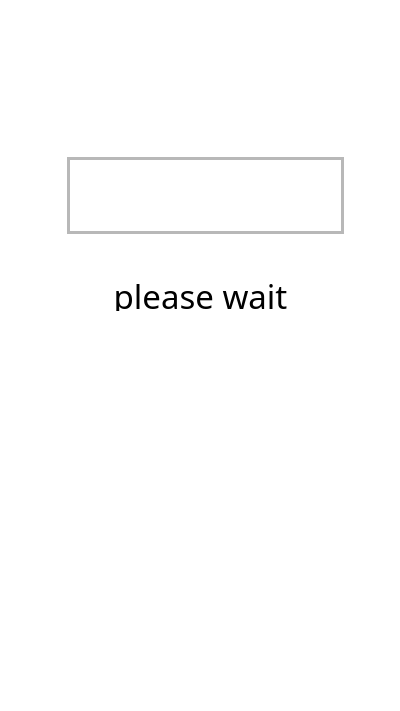
<?xml version="1.0" encoding="UTF-8"?>
<ui version="4.0">
 <class>Form</class>
 <widget class="QWidget" name="Form">
  <property name="geometry">
   <rect>
    <x>0</x>
    <y>0</y>
    <width>400</width>
    <height>711</height>
   </rect>
  </property>
  <property name="windowTitle">
   <string>Form</string>
  </property>
  <property name="autoFillBackground">
   <bool>false</bool>
  </property>
  <property name="styleSheet">
   <string notr="true">background:transparent;</string>
  </property>
  <widget class="QLabel" name="label">
   <property name="geometry">
    <rect>
     <x>60</x>
     <y>150</y>
     <width>291</width>
     <height>91</height>
    </rect>
   </property>
   <property name="frameShape">
    <enum>QFrame::Box</enum>
   </property>
   <property name="frameShadow">
    <enum>QFrame::Raised</enum>
   </property>
   <property name="lineWidth">
    <number>7</number>
   </property>
   <property name="midLineWidth">
    <number>3</number>
   </property>
   <property name="text">
    <string/>
   </property>
   <property name="pixmap">
    <pixmap resource="images.qrc">:/gui/BANNERS/wandizz_trnsp.png</pixmap>
   </property>
   <property name="scaledContents">
    <bool>true</bool>
   </property>
   <property name="alignment">
    <set>Qt::AlignCenter</set>
   </property>
  </widget>
  <widget class="QLabel" name="label_2">
   <property name="geometry">
    <rect>
     <x>0</x>
     <y>280</y>
     <width>401</width>
     <height>31</height>
    </rect>
   </property>
   <property name="font">
    <font>
     <family>Titillium Web</family>
     <pointsize>25</pointsize>
    </font>
   </property>
   <property name="text">
    <string>please wait</string>
   </property>
   <property name="alignment">
    <set>Qt::AlignCenter</set>
   </property>
  </widget>
 </widget>
 <resources>
  <include location="images.qrc"/>
 </resources>
 <connections/>
</ui>
